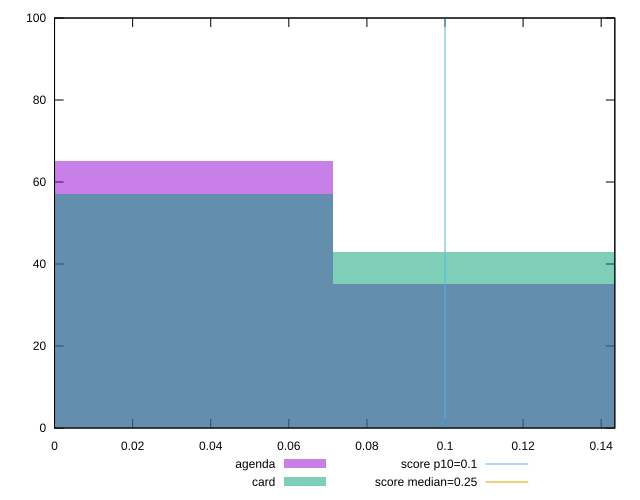

Recreate this plot in gnuplot.
reset

$agenda <<EOF
0 65
0.14267410939441239 35
EOF

$card <<EOF
0.14267410939441239 43
0 57
EOF

set key outside below
set boxwidth 0.14267410939441239
set xrange [0:0.1434961832894219]
set yrange [0:100]
set trange [0:100]
set style fill transparent solid 0.5 noborder

set parametric
set terminal svg size 640, 500 enhanced background rgb 'white'
set output "reports/report_00032_2021-02-25T10-28-15.087Z/cumulative-layout-shift/comparison/histogram/1_vs_2.svg"

plot $agenda title "agenda" with boxes, \
     $card title "card" with boxes, \
     0.1,t title "score p10=0.1", \
     0.25,t title "score median=0.25"

reset
